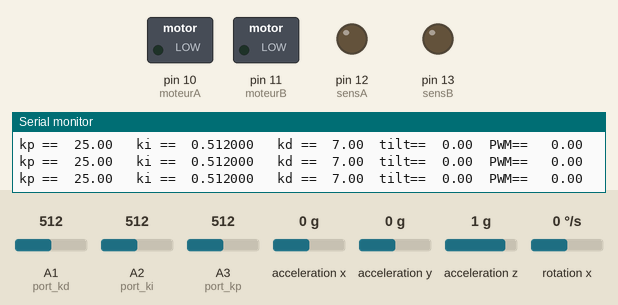
Simulated run of this sketch. Board: Arduino Uno, built with avr-gcc and run on an emulated ATmega328P. Parts: switched loads named in the sketch (green lamp = pin HIGH), output pins drawn as LEDs (lit = HIGH), the last lines printed to the serial monitor. Wiring (inferred from the names in the program): MPU-6050 motion sensor at I2C address 0x68. Inputs (shaded band) come from the test bench; at power-on: acceleration y 0 g, rotation x 0 °/s, A3 (port_kp) = 512, A1 (port_kd) = 512, A2 (port_ki) = 512, acceleration x 0 g, acceleration z 1 g.

Above: at 2.2 s.
2.3 s: acceleration y set to 0.8 g
At 2.33 s:
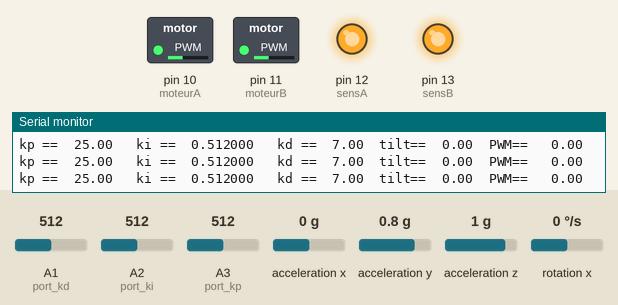
At 2.9 s:
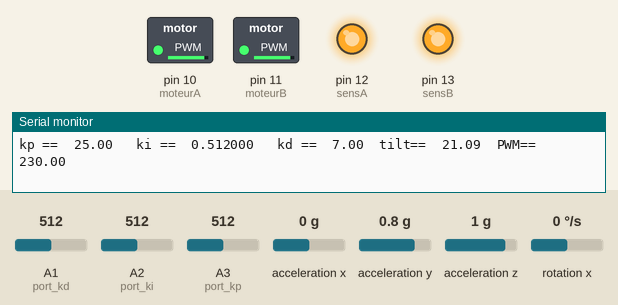
3.9 s: rotation x set to -192 °/s
At 4.32 s:
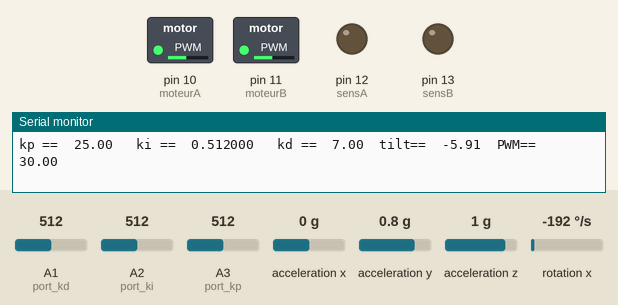
At 5.1 s:
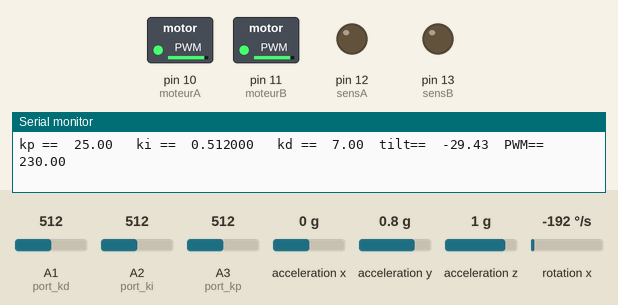
6.9 s: A3 (port_kp) set to 220
9.9 s: A3 (port_kp) set to 191
11.4 s: A1 (port_kd) set to 672
14.4 s: A1 (port_kd) set to 690
Timing chart, 0 to 17.4 s (numbered marks = the images above; inputs shaded):
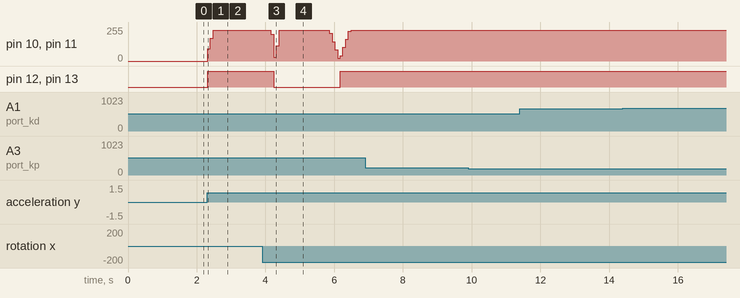

Measured:
- after the input at 2.3 s, pin 10 (moteurA), pin 11 (moteurB): 0/255 → 92/255 at once, → 171/255 0.08 s later, → 230/255 0.08 s later; pin 12 (sensA), pin 13 (sensB): LOW → HIGH at once
- after the input at 3.9 s, pin 12 (sensA), pin 13 (sensB): HIGH → LOW after 0.34 s, → HIGH 1.9 s later

The sketch:

balancing_robot.ino
```cpp
#include<Wire.h>
#include "Kalman.h"
#include "Timer.h"

#define STD_LOOP_TIME 10
#define degconvert 57.2957786 //there are like 57 degrees in a radian.

int timeGoneBy = STD_LOOP_TIME;
double timer ;
unsigned long loopStartTime = 0;
int mpu_addr = 0x68; //who am i ? (mpu6050)
double angle ;
//////////for pid//////////////////////
float Kp = 0;                       // (P)roportional Tuning Parameter
float Ki = 0.005;                   // (I)ntegral Tuning Parameter
float Kd = 20;                  // (D)erivative Tuning Parameter
float lastpitch;                // Keeps track of error over time
float iTerm;                    // Used to accumalate error (intergral)
float targetAngle = 0;          // Can be adjusted according to centre of gravity

double thisTime = 0;
double lastTime = 0;
////////////////////////////////////////
Kalman kalmanX;


//////////  moteurs /////////
int moteurA = 10, moteurB = 11; // input pwm for motors
int sensA = 12, sensB = 13;
int motorOutput ;
////////////////////////////

//////////// Potentiomete///////////
int port_kp = 3, port_ki = 2,port_kd= 1;

Timer t;

// =====================================================================
// *************************** SETUP ***********************************
// =====================================================================
void setup()
{
  // put your setup code here, to run once:
  pinMode(moteurA, OUTPUT);
  pinMode(moteurB, OUTPUT);
  pinMode(sensA, OUTPUT);
  pinMode(sensB, OUTPUT);

  Wire.begin();
  Wire.setClock(400000UL); // Set I2C frequency to 400kHz
  Wire.beginTransmission(mpu_addr);
  Wire.write(0x6B);
  Wire.write(0); // wake up the mpu6050
  Wire.endTransmission(true);
  Serial.begin(9600);
  delay(1000);
  timer = micros();
  t.every(9.9,get_angle);
  t.every(13,PID);
}


// ======================================================================
// ====                         MAIN LOOP                            ====
// ======================================================================

void loop() {

    double sens;
    // double angle = get_angle();
    t.update();
    sens = (angle>0) ? 1: 0 ;
    //motorOutput = PID();
    tourne_moteurs(sens,motorOutput);

    /////// potentiometre//////
    Kp = analogRead(port_kp);
    Ki = analogRead(port_ki);
    Kd = analogRead(port_kd);
    Kp = map(Kp, 0, 1024, 0, 50);
    Kd = map(Kd, 0, 1024, 0, 15);
    Ki = 0.001 * Ki;
    ////////////////////////////
    affichage(angle,motorOutput);

   // timekeeper();
}


// ======================================================================
// ====                       PID CONTROLLER                         ====
// ======================================================================

void PID()
{
    float pitch=angle ;
   // thisTime = millis();
    //double timeChange = double(thisTime - lastTime);
    //Serial.println(timeChange);
    float error = targetAngle - pitch;

    float pTerm = Kp*error;
    iTerm += Ki*error;
    if(Ki<0.0009) iTerm=0;
    if(iTerm> 230) iTerm = 230 ;
    else if(iTerm <-230) iTerm = -230 ;
    float dTerm = Kd*(pitch - lastpitch) ;

    lastpitch = pitch;

    //lastTime = thisTime;

    float PIDValue = pTerm + iTerm - dTerm;

    if (PIDValue > 230) PIDValue = 230;
    else if (PIDValue < -230) PIDValue = -230;
    motorOutput = abs(int(PIDValue));
    //return abs(int(PIDValue));
}


// ================================================================
// ===                   TIME KEEPER  ~100Hz                    ===
// ================================================================

void timekeeper()
{
    timeGoneBy = millis() - loopStartTime;
    if (timeGoneBy < STD_LOOP_TIME)
    {
        delay(abs(STD_LOOP_TIME - timeGoneBy));
    } else
    {
        stop_moteurs();
    }
    loopStartTime = millis();
}
// ==================================================================
// ==                      Get angle                              ===
// ==================================================================
void get_angle()
{
  double AcY = Acc_Y() ;
  double AcZ = Acc_Z() ;
  double GyX = Gyro_X() ;
  double Roll= atan2(AcY, AcZ)*degconvert;
  GyX = GyX/131.0 ;
  double dt = (double)(micros() - timer) / 1000000;
  timer = micros();
  double tilt_X = kalmanX.getAngle(Roll, GyX,dt);
  //tilt_X = Complementary_Filter(Roll, GyX, dt);
  angle = tilt_X ;
}


void stop_moteurs()
{
  analogWrite(moteurA, 0);
  analogWrite(moteurB, 0);
}

void tourne_moteurs(int sens, int pwm)
{
  digitalWrite(sensA, sens);
  analogWrite(moteurA, pwm);
  digitalWrite(sensB, sens);
  analogWrite(moteurB, pwm);
}

double Gyro_X()
{
  Wire.beginTransmission(mpu_addr);
  Wire.write(0x43);
  Wire.endTransmission(false);
  Wire.requestFrom(mpu_addr,2);
  double GyX=Wire.read()<<8|Wire.read();
  Wire.endTransmission(true);
  return GyX;
}

double Acc_Y()
{
  Wire.beginTransmission(mpu_addr);
  Wire.write(0x3D);
  Wire.endTransmission(false);
  Wire.requestFrom(mpu_addr,2);
  double AccY=Wire.read()<<8|Wire.read();
  Wire.endTransmission(true);
  return AccY;
}

double Acc_Z()
{
  Wire.beginTransmission(mpu_addr);
  Wire.write(0x3F);
  Wire.endTransmission(false);
  Wire.requestFrom(mpu_addr,2);
  double AccZ=Wire.read()<<8|Wire.read();
  Wire.endTransmission(true);
  return AccZ;
}

void affichage(double tilt_X,double pwm)
{
    Serial.print("kp ==  ");
    Serial.print(Kp);
    Serial.print("   ki ==  ");
    Serial.print(Ki,6);
    Serial.print("   kd ==  ");
    Serial.print(Kd);
    Serial.print("  tilt==  ");
    Serial.print(tilt_X);
    Serial.print("  PWM==   ");
    Serial.println(pwm);

}
```

Kalman.cpp
```cpp
// (licence header left out)
#include "Kalman.h"

Kalman::Kalman() {
    /* We will set the variables like so, these can also be tuned by the user */
    Q_angle = 0.001f;
    Q_bias = 0.003f;
    R_measure = 0.03f;

    angle = 0.0f; // Reset the angle
    bias = 0.0f; // Reset bias

    P[0][0] = 0.0f; // Since we assume that the bias is 0 and we know the starting angle (use setAngle), the error covariance matrix is set like so - see: http://en.wikipedia.org/wiki/Kalman_filter#Example_application.2C_technical
    P[0][1] = 0.0f;
    P[1][0] = 0.0f;
    P[1][1] = 0.0f;
};

// The angle should be in degrees and the rate should be in degrees per second and the delta time in seconds
float Kalman::getAngle(float newAngle, float newRate, float dt) {
    // KasBot V2  -  Kalman filter module - http://www.x-firm.com/?page_id=145
    // Modified by Kristian Lauszus
    // See my blog post for more information: http://blog.tkjelectronics.dk/2012/09/a-practical-approach-to-kalman-filter-and-how-to-implement-it

    // Discrete Kalman filter time update equations - Time Update ("Predict")
    // Update xhat - Project the state ahead
    /* Step 1 */
    rate = newRate - bias;
    angle += dt * rate;

    // Update estimation error covariance - Project the error covariance ahead
    /* Step 2 */
    P[0][0] += dt * (dt*P[1][1] - P[0][1] - P[1][0] + Q_angle);
    P[0][1] -= dt * P[1][1];
    P[1][0] -= dt * P[1][1];
    P[1][1] += Q_bias * dt;

    // Discrete Kalman filter measurement update equations - Measurement Update ("Correct")
    // Calculate Kalman gain - Compute the Kalman gain
    /* Step 4 */
    float S = P[0][0] + R_measure; // Estimate error
    /* Step 5 */
    float K[2]; // Kalman gain - This is a 2x1 vector
    K[0] = P[0][0] / S;
    K[1] = P[1][0] / S;

    // Calculate angle and bias - Update estimate with measurement zk (newAngle)
    /* Step 3 */
    float y = newAngle - angle; // Angle difference
    /* Step 6 */
    angle += K[0] * y;
    bias += K[1] * y;

    // Calculate estimation error covariance - Update the error covariance
    /* Step 7 */
    float P00_temp = P[0][0];
    float P01_temp = P[0][1];

    P[0][0] -= K[0] * P00_temp;
    P[0][1] -= K[0] * P01_temp;
    P[1][0] -= K[1] * P00_temp;
    P[1][1] -= K[1] * P01_temp;

    return angle;
};

void Kalman::setAngle(float angle) { this->angle = angle; }; // Used to set angle, this should be set as the starting angle
float Kalman::getRate() { return this->rate; }; // Return the unbiased rate

/* These are used to tune the Kalman filter */
void Kalman::setQangle(float Q_angle) { this->Q_angle = Q_angle; };
void Kalman::setQbias(float Q_bias) { this->Q_bias = Q_bias; };
void Kalman::setRmeasure(float R_measure) { this->R_measure = R_measure; };

float Kalman::getQangle() { return this->Q_angle; };
float Kalman::getQbias() { return this->Q_bias; };
float Kalman::getRmeasure() { return this->R_measure; };
```

Kalman.h
```cpp
// (licence header left out)
#ifndef _Kalman_h_
#define _Kalman_h_

class Kalman {
public:
    Kalman();

    // The angle should be in degrees and the rate should be in degrees per second and the delta time in seconds
    float getAngle(float newAngle, float newRate, float dt);

    void setAngle(float angle); // Used to set angle, this should be set as the starting angle
    float getRate(); // Return the unbiased rate

    /* These are used to tune the Kalman filter */
    void setQangle(float Q_angle);
    void setQbias(float Q_bias);
    void setRmeasure(float R_measure);

    float getQangle();
    float getQbias();
    float getRmeasure();

private:
    /* Kalman filter variables */
    float Q_angle; // Process noise variance for the accelerometer
    float Q_bias; // Process noise variance for the gyro bias
    float R_measure; // Measurement noise variance - this is actually the variance of the measurement noise

    float angle; // The angle calculated by the Kalman filter - part of the 2x1 state vector
    float bias; // The gyro bias calculated by the Kalman filter - part of the 2x1 state vector
    float rate; // Unbiased rate calculated from the rate and the calculated bias - you have to call getAngle to update the rate

    float P[2][2]; // Error covariance matrix - This is a 2x2 matrix
};

#endif
```
